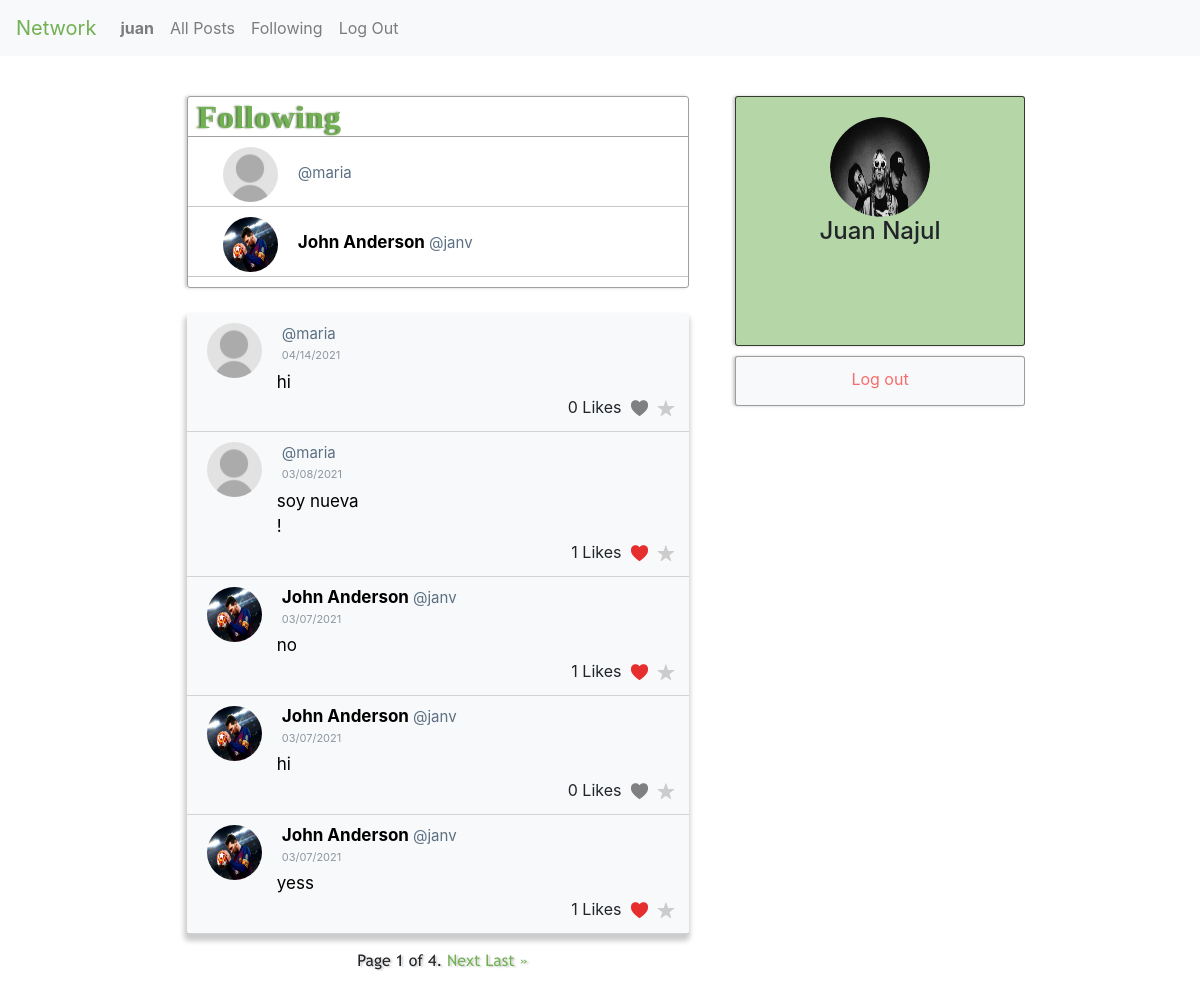
The page /following (signed in) on the database its author committed.
### network/models.py (models this page shows, shortened)
class User(AbstractUser):
    profile_image = models.ImageField(default='../static/network/img/defaultprofile.jpg', verbose_name='user_photo', upload_to='profile_img')
    pass

class Post(models.Model):
    content = models.CharField(max_length=255)
    user = models.ForeignKey(User, on_delete=models.CASCADE, related_name="author")
    likes = models.ManyToManyField(User, related_name="post_likes", null=True,blank=True)
    created_at = models.DateTimeField(auto_now_add=True)

### network/views.py (the view)
# urls.py: path("following", views.following_page, name="following"),
@login_required(login_url='login')
def following_page(request):
    user = request.user
    current_user = get_object_or_404(User, username=user.username)
    follower_user = Profile.objects.filter(follower=current_user)
    all_posts = Post.objects.all().order_by("-id")
    posts = []
    users_following = []
    for i in all_posts:
        for follower in follower_user:
            if follower.followed == i.user:
                posts.append(i)
                if i.user not in users_following:
                    users_following.append(i.user)
    paginator = Paginator(posts, 5)
    page_number = request.GET.get('page')
    page_obj = paginator.get_page(page_number)
    return render(request, "network/following.html", {
        "posts" : page_obj,
        "current_user": current_user,
        "users_following": users_following
    })

### network/templates/network/following.html (shortened to what this page needs)
{% extends 'network/layout.html' %}
{% load static %}
{% block body %}
<section class="content">
    {% if user.is_authenticated %}
    <div id="post-content">
        <div class="container">
            <div class="row">
                <div id="users-following" class="col-12">
                    <div id="users-following-title">
                        <h2>Following</h2>
                    </div>
                    <div class="users-following-container">
                        {% for user in users_following %}
                        <div class="user-following-container col-12">
                            <div class="posts">
                                <div class="row">
                                    <div class="post-photo" class="col-2">
                                        <a href="{% url 'profile' username=user.username %}">
                                            <img src="{{user.profile_image.url}}" alt="" />
                                        </a>
                                    </div>
                                    <div class="post-name col-8">
                                        <a href="{% url 'profile' username=user.username %}">
                                            <h6>{{user.first_name}} {{user.last_name}} <span class="post-username">@{{user.username}}</span></h6>
                                        </a>
                                    </div>
                                </div>
                            </div>
                        </div>
                        {% endfor %}
                    </div>
                </div>
            </div>
        </div>
    </div>
    {% endif %}
    <div id="profile-content">
        <div class="container">
            <div class="row">
                <aside id="profile-space" class="col-10">
                    {% if request.user.is_authenticated %}
                    <div class="row">
                        <div class="profile-photo">
                            <a href="{% url 'profile' username=current_user.username %}">
                                <img src="{{current_user.profile_image.url}}" alt="">
                            </a>
                        </div>
                    </div>
                    <div class="row">
                        <div class="profile-name">
                            {% if current_user.first_name|length >= 1 and current_user.last_name|length >= 1 %}
                            <h4>{{current_user.first_name}} {{current_user.last_name}}</h4>
                            {% else %}
                            <h4>@{{current_user.username}}</h4>
                            {% endif %}
                        </div>
                    </div>
                    {% endif %}
                </aside>
            </div>
            {% if request.user.is_authenticated %}
            <div class="row">
                <aside id="aside-logout" class="col-10">
                    <a href="{% url 'logout' %}">Log out</a>
                </aside>
            </div>
            {% endif %}
        </div>
    </div>
    <div id="published-content">
        <div class="container">
            <div class="row">
                <div id="published-post" class="col-12">
                    {% for post in posts%}
                    <div class="posts">
                        <div class="row">
                            <div class="post-photo" class="col-2">
                                <a href="{% url 'profile' username=post.user %}">
                                    <img src="{{post.user.profile_image.url}}" alt="" />
                                </a>
                            </div>
                            <div class="post-name col-6">
                                <a href="{% url 'profile' username=post.user %}">
                                    <h6>{{post.user.first_name}} {{post.user.last_name}} <span class="post-username">@{{post.user.username}}</span></h6>
                                </a>
                            </div>
                        </div>
                        <div class="row">
                            <p class="post-date col-12">{{post.created_at|date:"SHORT_DATE_FORMAT"}}</p>
                        </div>
                        <div class="row">
                            <p class="post-content col-12">{{post.content|linebreaksbr}}</p>
                        </div>
                        <div class="row">
                            <div class="post-buttons col-12">
                                <span class="num-likes id_num_likes{{post.id}}">{{post.likes.count}} Likes</span>
                                {% if request.user.is_authenticated %}
                                <span class="{% if request.user in post.likes.all %}in-like-post{% else %}like-post{% endif %} id_color_like{{post.id}}">
                                    <a id="like-post-link" data-postid="{{ post.id }}">N</a>
                                </span>
                                <span class="fav-post"><a href="">R</a></span>
                                {% endif %}
                            </div>
                        </div>
                    </div>
                    {% endfor %}
                </div>
                <div class="pagination">
                    <div id="pagination-content">
                        <span class="step-links">
                        <span class="current">
                            Page {{ posts.number }} of {{ posts.paginator.num_pages }}.
                        </span>
                        {% if posts.has_next %}
                            <a href="?page={{ posts.next_page_number }}">Next</a>
                            <a href="?page={{ posts.paginator.num_pages }}">Last &raquo;</a>
                        {% endif %}
                    </span>
                    </div>
                </div>
            </div>
        </div>
    </div>
</section>
{% endblock %}

### network/templates/network/layout.html (shortened to what this page needs)
{% load static %}
<!DOCTYPE html>
<html lang="en">
    <head>
        <link rel="stylesheet" href="https://stackpath.bootstrapcdn.com/bootstrap/4.4.1/css/bootstrap.min.css">
        <link href="{% static 'network/styles.css' %}" rel="stylesheet">
    </head>
    <body>
        <nav class="navbar navbar-expand-lg navbar-light bg-light">
            <a class="navbar-brand" id="logo-title" href="{% url 'index' %}">Network</a>
            <div>
              <ul class="navbar-nav mr-auto">
                {% if user.is_authenticated %}
                    <li class="nav-item">
                        <a class="nav-link" href="{% url 'profile' username=request.user.username %}"><strong id="username_for_like">{{ user.username }}</strong></a>
                    </li>
                {% endif %}
                <li class="nav-item">
                  <a class="nav-link" href="{% url 'index' %}">All Posts</a>
                </li>
                {% if user.is_authenticated %}
                    <li class="nav-item">
                        <a class="nav-link" href="{% url 'following' %}">Following</a>
                    </li>
                    <li class="nav-item">
                        <a class="nav-link" href="{% url 'logout' %}">Log Out</a>
                    </li>
                {% endif %}
              </ul>
            </div>
        </nav>
        <div class="body">
            {% block body %}
            {% endblock %}
        </div>
    </body>
</html>

### network/static/network/styles.css (style rules this page uses)
* { margin: 0px; padding: 0px; }
#logo-title { color: #71b053; }
.content { width: 72.2%; height: 90vh; margin: 0 auto; margin-top: 20px; }
#post-content { float: left; width: 58%; }
#profile-content { width: 29%; position: fixed; float: right; right: 13.5%; }
#create-post, #users-following { height: auto; padding: 0px; margin: 5px; margin-left: 20px; margin-top: 20px; border: 1px solid rgba(68, 67, 67, 0.5); border-radius: 3px; box-shadow: -2px 0px 3px #ccc; }
#post-title, #users-following-title { width: 100%; height: 40px; border-bottom: 1px solid rgba(68, 67, 67, 0.5); }
#post-title h2, #users-following-title h2 { color: #71b053; font-weight: bold; font-family: 'BebasNeue'; letter-spacing: 1px; margin-left: 10px; line-height: 40px; text-shadow: -2px 0px 2px #557c42; }
.users-following-container { width: 100%; height: 150px; overflow-y: scroll; overflow-x: hidden; transition: all 300ms; }
.user-following-container { width: 100%; height: 70px; margin: 0 auto; border-bottom: 1px solid rgba(0, 0, 0, 0.219); }
.users-following-container .post-name h6 { margin-top: 15px; }
#profile-space { float: right; height: 250px; margin: 5px; margin-left: 45px; margin-top: 20px; background: #70b05383; border: 1px solid rgba(3, 3, 3, 0.733); border-radius: 3px; box-shadow: -2px 0px 3px #ccc; }
::placeholder { color: grey; }
#profile-space .profile-photo { cursor: pointer; transition: all 400ms; }
#aside-logout { height: 50px; margin: 5px; margin-left: 45px; border: 1px solid rgba(68, 67, 67, 0.5); border-radius: 3px; background: #f8f9fa; box-shadow: -2px 0px 3px #ccc; text-align: center; line-height: 45px; transition: all 300ms; }
#aside-logout a { color: rgb(245, 109, 109); text-decoration-color: rgb(245, 109, 109); }
#published-content { display: block; float: left; width: 58%; }
#published-post, #profile-published-post { margin: 0 auto; padding: 0; margin-top: 20px; margin-left: 20px; border-radius: 3px; background: #f8f9fa; box-shadow: -1px 5px 5px 2px #ccc; }
.posts { width: 100%; margin-top: 0px; border-bottom: 1px solid rgba(173, 173, 173, 0.5); transition: all 300ms; }
.user-following-container .posts { border-bottom: 0px; }
.posts .post-name, .posts .post-date, .posts .post-content, .posts .post-photo { padding-left: 10px; padding-top: 10px; }
.posts .post-photo { width: 55px; height: 55px; margin-top: 10px; margin-left: 35px; border-radius: 50%; overflow: hidden; transition: all 300ms; }
.posts .post-photo img { width: 60px; height: 60px; margin-top: -13.5px; margin-left: -13px; border-radius: 50%; transition: all 300ms; }
.post-name { margin-left: 10px; font-family: -apple-system, BlinkMacSystemFont, 'Segoe UI', Roboto, Oxygen, Ubuntu, Cantarell, 'Open Sans', 'Helvetica Neue', sans-serif; }
.post-name a h6 { color: black; font-weight: bold; font-size: 17px; }
.post-name a { transition: all 100ms; }
.post-name span { font-weight:normal; font-size: 15px; color: rgb(91, 112, 131); }
.post-date { margin-top: -41px; margin-left: 100px; color: rgb(140, 150, 160); font-size: 11px; font-weight: normal; }
.post-content { margin-left: 95px; margin-top: -20px; margin-bottom: 0px; padding-right: 140px; color: black; font-size: 17px; }
.post-buttons { text-align: right; margin-bottom: 10px; }
.like-post, .fav-post, .num-likes, .edit-post-link, .in-like-post { margin-right: 15px; margin-left: -10px; }
.like-post a { font-family:'icons'; text-decoration: none; color: grey; transition: all 400ms; }
.in-like-post a { font-family:'icons'; text-decoration: none; color: rgba(228, 13, 13, 0.863); transition: all 400ms; }
.fav-post a { font-family:'icons'; text-decoration: none; color: #ccc; transition: all 300ms; }
.pagination { width: 100%; margin: 10px; margin-left: 59px; margin-top: 15px; text-align: center; cursor: pointer; }
#pagination-content { width: 100%; font-family: 'TrebuchetMS'; font-size: 16px; text-shadow: 2px 1px 2px #ccc; }
#pagination-content a { text-decoration: none; color: #71b053; transition: all 600ms; }
.profile-photo { width: 100px; height: 100px; margin: 0 auto; margin-top: 20px; border-radius: 50%; overflow: hidden; }
.profile-photo img { width: 105px; height:100px; padding-right: 5px; border-radius: 50%; }
.profile-name, .profile-username, .profile-user-info, .follow-button, .edit-profile-button, .unfollow-button { width: 100%; margin: 0 auto; text-align: center; }

### rows shown on the page
User: username "juan", profile_image (picture), first_name "Juan", last_name "Najul"
User: profile_image (placeholder picture), username "maria"
User: profile_image (picture), first_name "John", last_name "Anderson", username "janv"
Post: user.profile_image (placeholder picture), user.username "maria", created_at "04/14/2021", content "hi", likes.count "0"
Post: user.profile_image (placeholder picture), user.username "maria", created_at "03/08/2021", content "soy nueva !", likes.count "1"
Post: user.profile_image (picture), user.first_name "John", user.last_name "Anderson", user.username "janv", created_at "03/07/2021", content "no", likes.count "1"
Post: user.profile_image (picture), user.first_name "John", user.last_name "Anderson", user.username "janv", created_at "03/07/2021", content "hi", likes.count "0"
Post: user.profile_image (picture), user.first_name "John", user.last_name "Anderson", user.username "janv", created_at "03/07/2021", content "yess", likes.count "1"

### other values the page prints
{{ posts.number }} "1"
{{ posts.paginator.num_pages }} "4"
